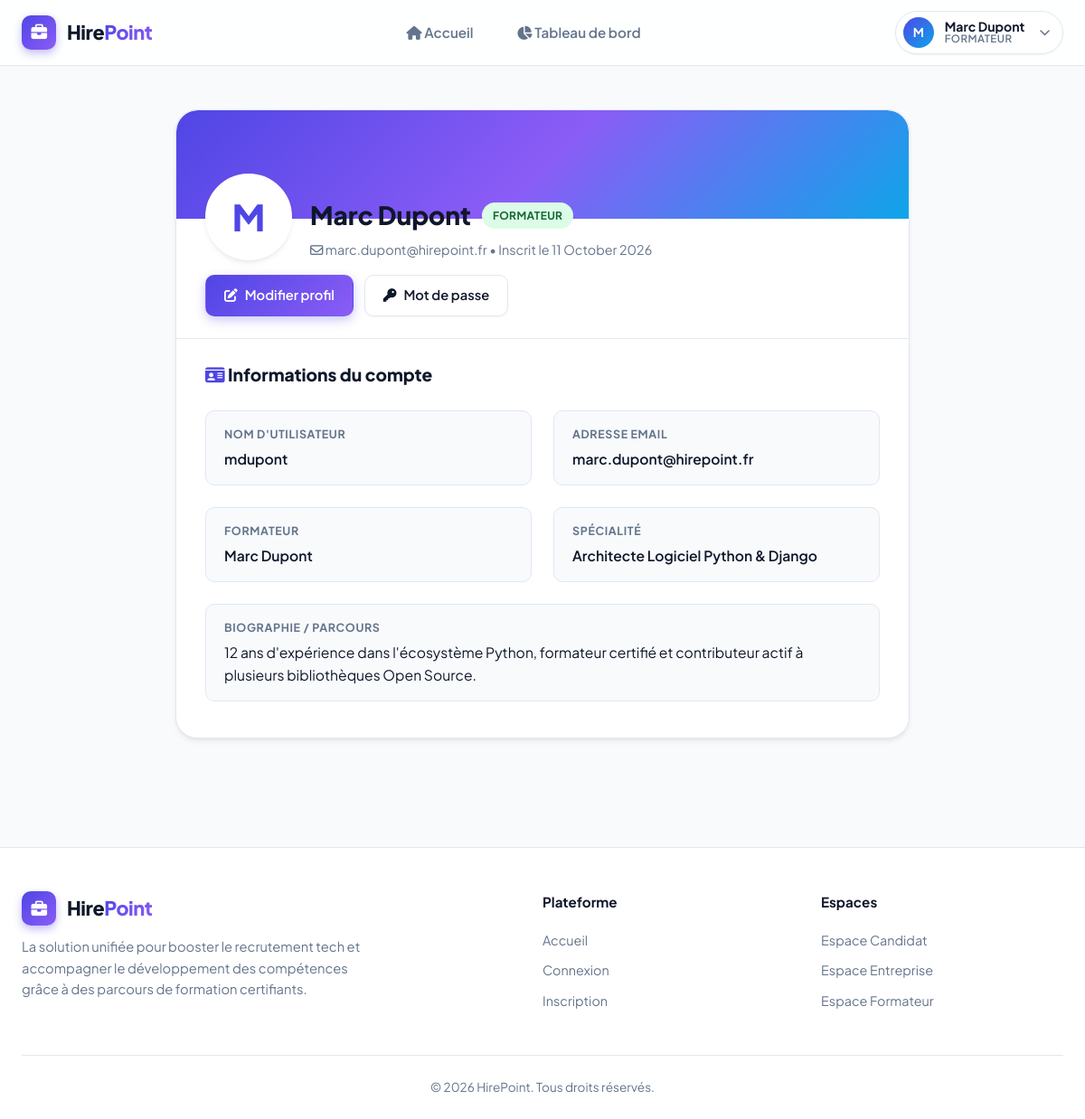
The page /profile/ (signed in) on the database its author committed.
### user/models.py (models this page shows, shortened)
class User(AbstractUser):
    role = models.CharField(
        max_length=20,
        choices=Role.choices,
        default=Role.CANDIDAT
    )
    dateInscription = models.DateField(auto_now_add=True)
    @property
    def is_candidat(self):
        return self.role == Role.CANDIDAT
    @property
    def is_entreprise(self):
        return self.role == Role.ENTREPRISE
    @property
    def is_formateur(self):
        return self.role == Role.FORMATEUR
    @property
    def is_admin(self):
        return self.role == Role.ADMINISTRATEUR or self.is_superuser or self.is_staff
    @property
    def display_name(self):
        if self.is_entreprise and hasattr(self, 'entreprise'):
            return self.entreprise.nomEntreprise
        if self.is_candidat and hasattr(self, 'candidat'):
            prenom = getattr(self.candidat, 'prenom', '')
            nom = getattr(self.candidat, 'nom', '')
            if prenom or nom:
                return f"{prenom} {nom}".strip()
        if self.is_formateur and hasattr(self, 'formateur'):
            prenom = getattr(self.formateur, 'prenom', '')
            nom = getattr(self.formateur, 'nom', '')
            if prenom or nom:
                return f"{prenom} {nom}".strip()
        full = self.get_full_name()
        return full if full else self.username
    @property
    def profile_object(self):
        if self.is_candidat and hasattr(self, 'candidat'):
            return self.candidat
        if self.is_entreprise and hasattr(self, 'entreprise'):
            return self.entreprise
        if self.is_formateur and hasattr(self, 'formateur'):
            return self.formateur
        return self

### formateur/models.py (models this page shows, shortened)
class Formateur(User):
    nom = models.CharField(max_length=100)
    prenom = models.CharField(max_length=100)
    specialite = models.CharField(max_length=255)
    bio = models.TextField(blank=True, null=True)

### user/views.py (the view)
# urls.py: path('profile/', views.profile_view, name='profile'),
@login_required
def profile_view(request):
    user = request.user
    profile_obj = user.profile_object
    context = {
        'user': user,
        'profile_obj': profile_obj,
    }
    return render(request, 'user/profile.html', context)

### templates/user/profile.html (shortened to what this page needs)
{% extends 'base.html' %}
{% load static %}
{% block content %}
<div class="container-medium" style="padding-top: 1rem; padding-bottom: 2rem;">
    <div class="card" style="padding: 0; overflow: hidden; margin-bottom: 2rem;">
        <div class="profile-cover"></div>
        <div class="profile-card-header">
            <div style="display: flex; align-items: flex-end; gap: 1.25rem;">
                <div class="profile-avatar-large">
                    {{ user.username|slice:":1"|upper }}
                </div>
                <div>
                    <div style="display: flex; align-items: center; gap: 0.75rem; flex-wrap: wrap;">
                        <h1 style="font-size: 1.75rem; font-weight: 800; color: var(--text-main);">{{ user.display_name }}</h1>
                        <span class="badge
                            {% if user.is_admin %}badge-admin
                            {% elif user.is_entreprise %}badge-entreprise
                            {% elif user.is_formateur %}badge-formateur
                            {% else %}badge-candidat{% endif %}">
                            {{ user.get_role_display }}
                        </span>
                    </div>
                    <p style="color: var(--text-muted); font-size: 0.9rem; margin-top: 0.25rem;">
                        <i class="fa-regular fa-envelope"></i> {{ user.email }} &bull; Inscrit le {{ user.dateInscription|date:"d F Y" }}
                    </p>
                </div>
            </div>
            <div style="display: flex; gap: 0.75rem;">
                <a href="{% url 'profile_edit' %}" class="btn btn-primary" id="profile-edit-btn">
                    <i class="fa-solid fa-pen-to-square"></i> Modifier profil
                </a>
                <a href="{% url 'password_change' %}" class="btn btn-secondary" id="profile-password-btn">
                    <i class="fa-solid fa-key"></i> Mot de passe
                </a>
            </div>
        </div>
        <div style="padding: 1.5rem 2rem 2.5rem 2rem; border-top: 1px solid var(--border-color);">
            <h2 style="font-size: 1.2rem; font-weight: 800; margin-bottom: 1rem; color: var(--text-main);">
                <i class="fa-solid fa-id-card" style="color: var(--primary);"></i> Informations du compte
            </h2>
            <div class="profile-details-grid">
                <div class="profile-detail-item">
                    <div class="profile-detail-label">Nom d'utilisateur</div>
                    <div class="profile-detail-value">{{ user.username }}</div>
                </div>
                <div class="profile-detail-item">
                    <div class="profile-detail-label">Adresse Email</div>
                    <div class="profile-detail-value">{{ user.email|default:"Non renseignée" }}</div>
                </div>
                {% if user.is_candidat and profile_obj %}
                    <div class="profile-detail-item">
                        <div class="profile-detail-label">Nom complet</div>
                        <div class="profile-detail-value">{{ profile_obj.prenom }} {{ profile_obj.nom }}</div>
                    </div>
                    <div class="profile-detail-item">
                        <div class="profile-detail-label">Téléphone</div>
                        <div class="profile-detail-value">{{ profile_obj.telephone|default:"Non renseigné" }}</div>
                    </div>
                    <div class="profile-detail-item" style="grid-column: 1 / -1;">
                        <div class="profile-detail-label">Adresse / Localisation</div>
                        <div class="profile-detail-value">{{ profile_obj.adresse|default:"Non renseignée" }}</div>
                    </div>
                    {% if profile_obj.bio %}
                    <div class="profile-detail-item" style="grid-column: 1 / -1;">
                        <div class="profile-detail-label">Présentation / Bio</div>
                        <div class="profile-detail-value" style="font-weight: 400; line-height: 1.6;">{{ profile_obj.bio }}</div>
                    </div>
                    {% endif %}
                    {% if profile_obj.competences.all %}
                    <div class="profile-detail-item" style="grid-column: 1 / -1;">
                        <div class="profile-detail-label">Compétences validées</div>
                        <div style="display: flex; flex-wrap: wrap; gap: 0.5rem; margin-top: 0.5rem;">
                            {% for c in profile_obj.competences.all %}
                            <span class="badge" style="background: #eef2ff; color: var(--primary); font-size: 0.8rem; text-transform: none;">
                                <i class="fa-solid fa-check"></i> {{ c.nom }}
                            </span>
                            {% endfor %}
                        </div>
                    </div>
                    {% endif %}
                {% elif user.is_formateur and profile_obj %}
                    <div class="profile-detail-item">
                        <div class="profile-detail-label">Formateur</div>
                        <div class="profile-detail-value">{{ profile_obj.prenom }} {{ profile_obj.nom }}</div>
                    </div>
                    <div class="profile-detail-item">
                        <div class="profile-detail-label">Spécialité</div>
                        <div class="profile-detail-value">{{ profile_obj.specialite }}</div>
                    </div>
                    {% if profile_obj.bio %}
                    <div class="profile-detail-item" style="grid-column: 1 / -1;">
                        <div class="profile-detail-label">Biographie / Parcours</div>
                        <div class="profile-detail-value" style="font-weight: 400; line-height: 1.6;">{{ profile_obj.bio }}</div>
                    </div>
                    {% endif %}
                {% endif %}
            </div>
        </div>
    </div>
</div>
{% endblock %}

### templates/base.html (shortened to what this page needs)
{% load static %}
<!DOCTYPE html>
<html lang="fr">
<head>
    <link rel="stylesheet" href="https://cdnjs.cloudflare.com/ajax/libs/font-awesome/6.5.1/css/all.min.css" />
    <link rel="stylesheet" href="{% static 'css/style.css' %}">
</head>
<body>
    <header class="navbar" id="main-navbar">
        <div class="container navbar-container">
            <a href="{% url 'home' %}" class="navbar-brand" id="brand-link">
                <div class="brand-icon">
                    <i class="fa-solid fa-briefcase"></i>
                </div>
                <div class="brand-name">Hire<span>Point</span></div>
            </a>
            <ul class="nav-menu" id="nav-menu">
                <li><a href="{% url 'home' %}" class="nav-link {% if request.resolver_match.url_name == 'home' %}active{% endif %}"><i class="fa-solid fa-house"></i> Accueil</a></li>
                {% if user.is_authenticated %}
                <li><a href="{% url 'dashboard' %}" class="nav-link {% if request.resolver_match.url_name == 'dashboard' %}active{% endif %}"><i class="fa-solid fa-chart-pie"></i> Tableau de bord</a></li>
                {% endif %}
            </ul>
            <div class="nav-actions">
                {% if user.is_authenticated %}
                    <div class="user-dropdown" id="user-dropdown-menu">
                        <div class="user-pill" id="user-profile-pill" tabindex="0" role="button" aria-haspopup="true" aria-expanded="false">
                            <div class="user-avatar-sm">
                                {{ user.username|slice:":1"|upper }}
                            </div>
                            <div class="user-pill-info">
                                <span class="user-pill-name">{{ user.display_name }}</span>
                                <span class="user-pill-role">
                                    {% if user.is_admin %}Admin
                                    {% elif user.is_entreprise %}Entreprise
                                    {% elif user.is_formateur %}Formateur
                                    {% else %}Candidat{% endif %}
                                </span>
                            </div>
                            <i class="fa-solid fa-chevron-down" style="font-size: 0.75rem; color: var(--text-muted); margin-left: 0.25rem;"></i>
                        </div>
                    </div>
                {% endif %}
            </div>
        </div>
    </header>
    <main class="main-content" id="main-content-area">
        <div class="container">
            {% block content %}{% endblock %}
        </div>
    </main>
    <footer class="footer" id="main-footer">
        <div class="container">
            <div class="footer-grid">
                <div class="footer-brand">
                    <div class="navbar-brand">
                        <div class="brand-icon">
                            <i class="fa-solid fa-briefcase"></i>
                        </div>
                        <div class="brand-name">Hire<span>Point</span></div>
                    </div>
                    <p>La solution unifiée pour booster le recrutement tech et accompagner le développement des compétences grâce à des parcours de formation certifiants.</p>
                </div>
                <div>
                    <h4 class="footer-heading">Plateforme</h4>
                    <ul class="footer-links">
                        <li><a href="{% url 'home' %}">Accueil</a></li>
                        <li><a href="{% url 'login' %}">Connexion</a></li>
                        <li><a href="{% url 'register' %}">Inscription</a></li>
                    </ul>
                </div>
                <div>
                    <h4 class="footer-heading">Espaces</h4>
                    <ul class="footer-links">
                        <li><a href="{% url 'register' %}?role=candidat">Espace Candidat</a></li>
                        <li><a href="{% url 'register' %}?role=entreprise">Espace Entreprise</a></li>
                        <li><a href="{% url 'register' %}?role=formateur">Espace Formateur</a></li>
                    </ul>
                </div>
            </div>
            <div class="footer-bottom">
                <p>&copy; 2026 HirePoint. Tous droits réservés.</p>
            </div>
        </div>
    </footer>
</body>
</html>

### rows shown on the page
User: username "M", display_name "Marc Dupont", role "FORMATEUR", email "marc.dupont@hirepoint.fr", dateInscription "11 October 2026", username "mdupont"
Formateur: prenom "Marc", nom "Dupont", specialite "Architecte Logiciel Python & Django", bio "12 ans d'expérience dans l'écosystème Python, formateur certifié et contributeur actif à plusieurs bibliothèques Open Source."
